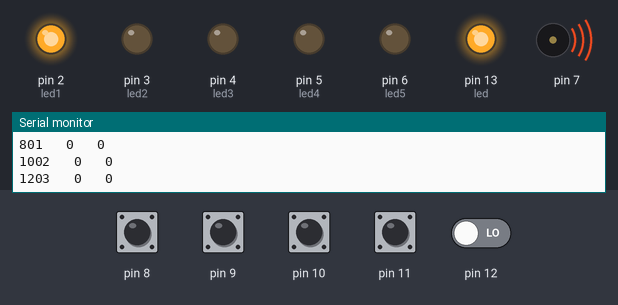
Simulated run of this sketch. Board: Arduino Uno, built with avr-gcc and run on an emulated ATmega328P. On the bench: output pins drawn as LEDs (lit = HIGH), buzzer (waves = sounding), the last lines printed to the serial monitor. The test bench sets the inputs (shaded band); at power-on: pin 8–11 HIGH, pin 12 LOW.

Above: at 1.25 s.
1.3 s: pin 8 pulled LOW for 0.2 s
At 1.45 s:
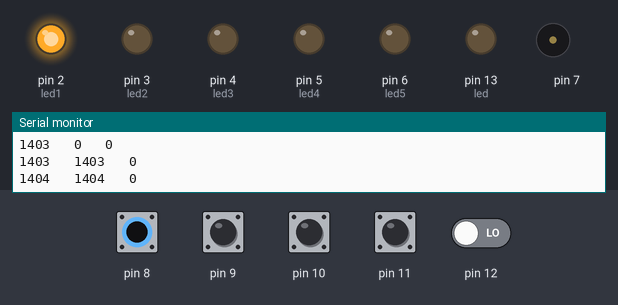
At 1.86 s:
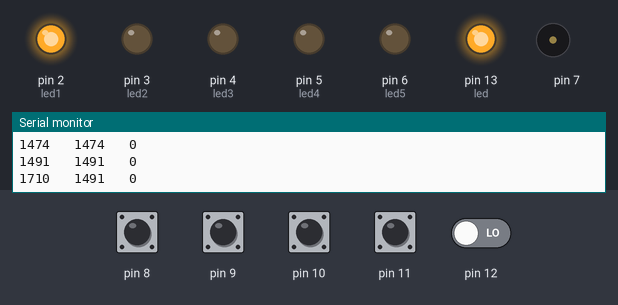
4.3 s: pin 8 pulled LOW for 1 s
At 5.17 s:
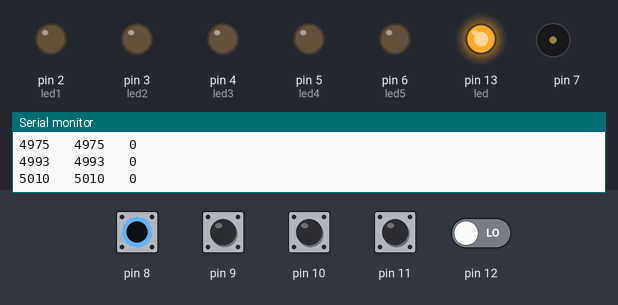
7.3 s: pin 9 pulled LOW for 0.2 s
10.5 s: pin 10 pulled LOW for 0.2 s
13.7 s: pin 8 driven LOW and pin 9 driven LOW
At 14.2 s:
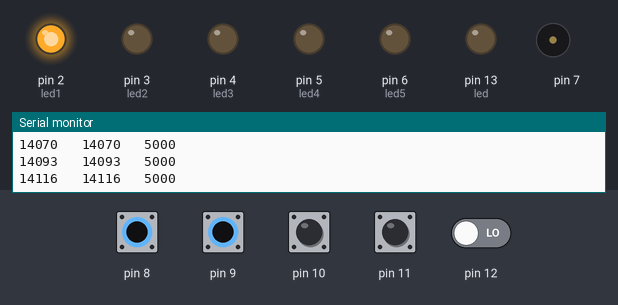
16.7 s: pin 11 pulled LOW for 0.2 s
Timing chart, 0 to 19.7 s (numbered marks = the images above; inputs shaded):
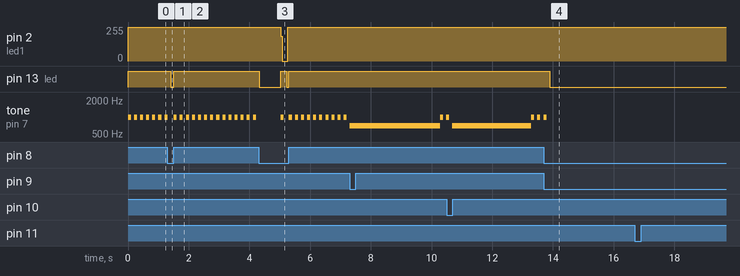

Measured:
- after the input at 1.3 s, pin 13 (led): HIGH → LOW after 0.10 s, → HIGH 0.11 s later
- after the input at 4.3 s, pin 2 (led1): 255/255 → 0/255 after 0.74 s, → 255/255 0.23 s later; pin 13 (led): HIGH → LOW at once, → HIGH 0.71 s later, → LOW 0.20 s later, → HIGH 0.07 s later
- after the input at 13.7 s, pin 13 (led): HIGH → LOW after 0.19 s; tone on pin 7: goes on until 13.8 s, then stays silent
- by itself, tone on pin 7: plays 700 Hz for 2.6 s, 1000 Hz for 0.10 s, 1000 Hz for 0.10 s, 1000 Hz for 0.01 s

The sketch:

smart_medical_cup_muhamm.ino
```cpp
int led = 13;
int led1 = 2;
int led2 = 3;
int led3 = 4;
int led4 = 5;
int led5 = 6;
int bn=0;
int bn5=0;
int bn2=0;
int bn3=0;
int bn4=0;
int a=0;
int l;
int r;
int LedList[]={led1,led2,led3,led4,led5};
 long x;

 // boolean light=false;
 // boolean light_off=false;
void setup() {
  Serial.begin (9600);
  pinMode(8,INPUT_PULLUP);
   pinMode(9,INPUT_PULLUP);
    pinMode(10,INPUT_PULLUP);
     pinMode(11,INPUT_PULLUP);
  pinMode(led, OUTPUT);
  pinMode(led1, OUTPUT);
  pinMode(led2, OUTPUT);
  pinMode(led3, OUTPUT);
  pinMode(led4, OUTPUT);
  pinMode(led5, OUTPUT);

}

void loop() {
 bn = digitalRead(8);
 bn2 = digitalRead(9);
 bn3= digitalRead(10);
 bn4 = digitalRead(11);
 bn5 = digitalRead(12);


  if(bn ==LOW){
    digitalWrite(LedList[l],0);
    x = millis();
    digitalWrite(led,LOW);
    noTone(7);
  }

  if (bn2==LOW){
    a=5000;
  }
    if (bn3==LOW){
    a=8000;
  }
    if (bn4==LOW){
    a=10000;
  }
  //  if (bn5==LOW){
//    a=13000;
//  }
        if((x + a)<millis()){
            digitalWrite(led,HIGH);
            tone (7,1000);
            delay (100);
            noTone(7);
            delay (100);
            tone (7,700);
    }

 // digitalWrite(LedList[4],HIGH);

 // digitalWrite (LedList[4],1);
   //l =    map (millis(),x,x+a,LedList[0],LedList[4]);
        digitalWrite (LedList[l],1);
//  }
    Serial.print(millis());
      Serial.print("   ");
  Serial.print(x);
    Serial.print("   ");
  Serial.println(a);
  }
```
